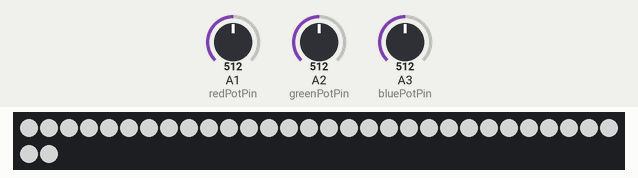
This sketch was run on a simulated Arduino Uno, built with avr-gcc and run on an emulated ATmega328P. Parts: 32 RGB LEDs in strip order, left to right, continuing on the next row. The test bench sets the inputs (shaded band); at power-on: A1 (redPotPin) = 512, A2 (greenPotPin) = 512, A3 (bluePotPin) = 512. Dim RGB values are drawn brighter than linear.

Above: at 4.0 s.
4.1 s: A1 (redPotPin) set to 331
At 7.05 s:
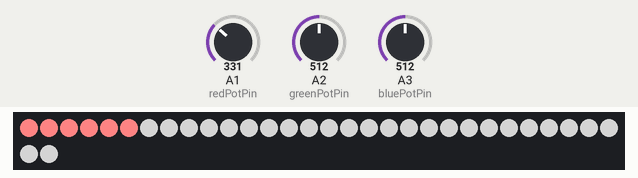
8.2 s: A2 (greenPotPin) set to 331
At 9.79 s:
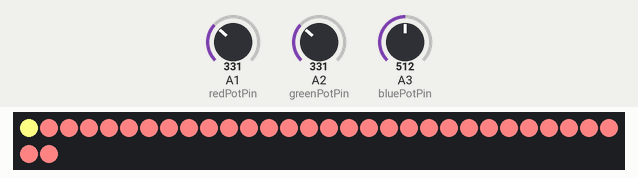
12.3 s: A3 (bluePotPin) set to 692
At 16.3 s:
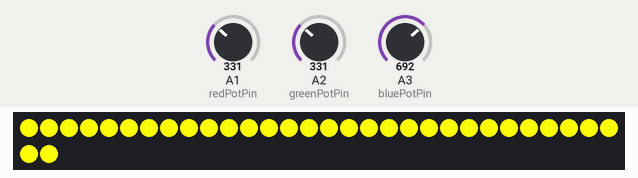
16.4 s: A1 (redPotPin) set to 351
At 20.03 s:
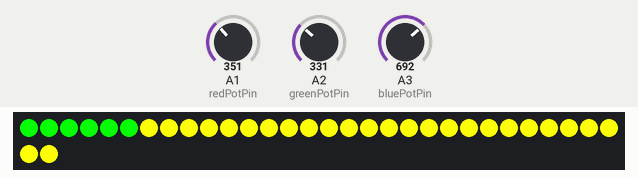
21.2 s: A3 (bluePotPin) set to 672
At 22.77 s:
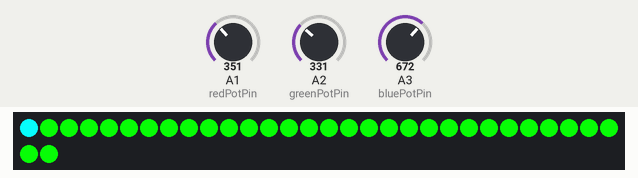
25.3 s: A2 (greenPotPin) set to 351
At 30.1 s:
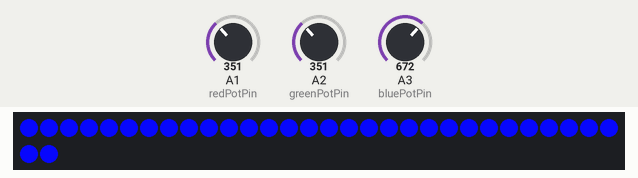

The sketch:

ledstripEndreFarge.ino
```cpp
#include <Adafruit_NeoPixel.h>
#ifdef _AVR_
#include <avr/power.h>
#endif

#define PIN_NEO_PIXEL 13
#define NUMPIXELS 32
#define DELAY_INTERVAL 500

Adafruit_NeoPixel NeoPixel(NUMPIXELS, PIN_NEO_PIXEL, NEO_GRB + NEO_KHZ800);

const int colorPin = 13;
int redPotPin = A1;
int redPotVal = 0;

int greenPotPin = A2;
int greenPotVal = 0;

int bluePotPin = A3;
int bluePotVal = 0;

int redColor = 0;
int greenColor = 0;
int blueColor = 0;


void redPotensiometer(){
  redPotVal = analogRead(redPotPin);   // read the potentiometer value at the input pin

  if (redPotVal < 341)  // Lowest third of the potentiometer's range (0-340)
  {
    redPotVal = (redPotVal * 3) / 4; // Normalize to 0-255
    redColor = redPotVal;
  }
  else if (redPotVal < 682) // Middle third of potentiometer's range (341-681)
  {
    redPotVal = ( (redPotVal-341) * 3) / 4; // Normalize to 0-255
    redColor = redPotVal;
  }
  else  // Upper third of potentiometer"s range (682-1023)
  {
    redPotVal = ( (redPotVal-683) * 3) / 4; // Normalize to 0-255
    redColor = redPotVal;
  }
}

void greenPotensiometer(){
  greenPotVal = analogRead(greenPotPin);   // read the potentiometer value at the input pin

  if (greenPotVal < 341)  // Lowest third of the potentiometer's range (0-340)
  {
    greenPotVal = (greenPotVal * 3) / 4; // Normalize to 0-255
    greenColor = greenPotVal;
  }
  else if (greenPotVal < 682) // Middle third of potentiometer's range (341-681)
  {
    greenPotVal = ( (greenPotVal-341) * 3) / 4; // Normalize to 0-255
    greenColor = greenPotVal;
  }
  else  // Upper third of potentiometer"s range (682-1023)
  {
    greenPotVal = ( (greenPotVal-683) * 3) / 4; // Normalize to 0-255
    greenColor = greenPotVal;
  }
}

void bluePotensiometer(){
  bluePotVal = analogRead(bluePotPin);   // read the potentiometer value at the input pin

  if (bluePotVal < 341)  // Lowest third of the potentiometer's range (0-340)
  {
    bluePotVal = (bluePotVal * 3) / 4; // Normalize to 0-255
    blueColor = bluePotVal;
  }
  else if (bluePotVal < 682) // Middle third of potentiometer's range (341-681)
  {
    bluePotVal = ( (bluePotVal-341) * 3) / 4; // Normalize to 0-255
    blueColor = bluePotVal;
  }
  else  // Upper third of potentiometer"s range (682-1023)
  {
    bluePotVal = ( (bluePotVal-683) * 3) / 4; // Normalize to 0-255
    blueColor = bluePotVal;
  }
}

void visFarge()
{
    for(int i=0; i < NUMPIXELS; i++){
    NeoPixel.setPixelColor(i, NeoPixel.Color(redColor,greenColor,blueColor));
    NeoPixel.show();
    delay(100);
    if (i==NUMPIXELS){
      i=0;
      visFarge();
   }
  }
}

void setup()
{
    Serial.begin(9600);
    pinMode(colorPin, INPUT);
    NeoPixel.begin();
}

void loop()
{
    redPotensiometer();
    greenPotensiometer();
    bluePotensiometer();
    visFarge();
}
```

Measured:
- after the input at 4.1 s, the LEDs: first change after 2.4 s (image 1 shows a later state)
- after the input at 8.2 s, the LEDs: first differ from a run without the input after 1.5 s (image 2)
- after the input at 12.3 s, the LEDs: first differ from a run without the input after 0.69 s (image 3 shows a later state)
- after the input at 16.4 s, the LEDs: first change after 3.1 s (image 4 shows a later state)
- after the input at 21.2 s, the LEDs: first differ from a run without the input after 1.5 s (image 5)
- after the input at 25.3 s, the LEDs: first differ from a run without the input after 0.67 s (image 6 shows a later state)
